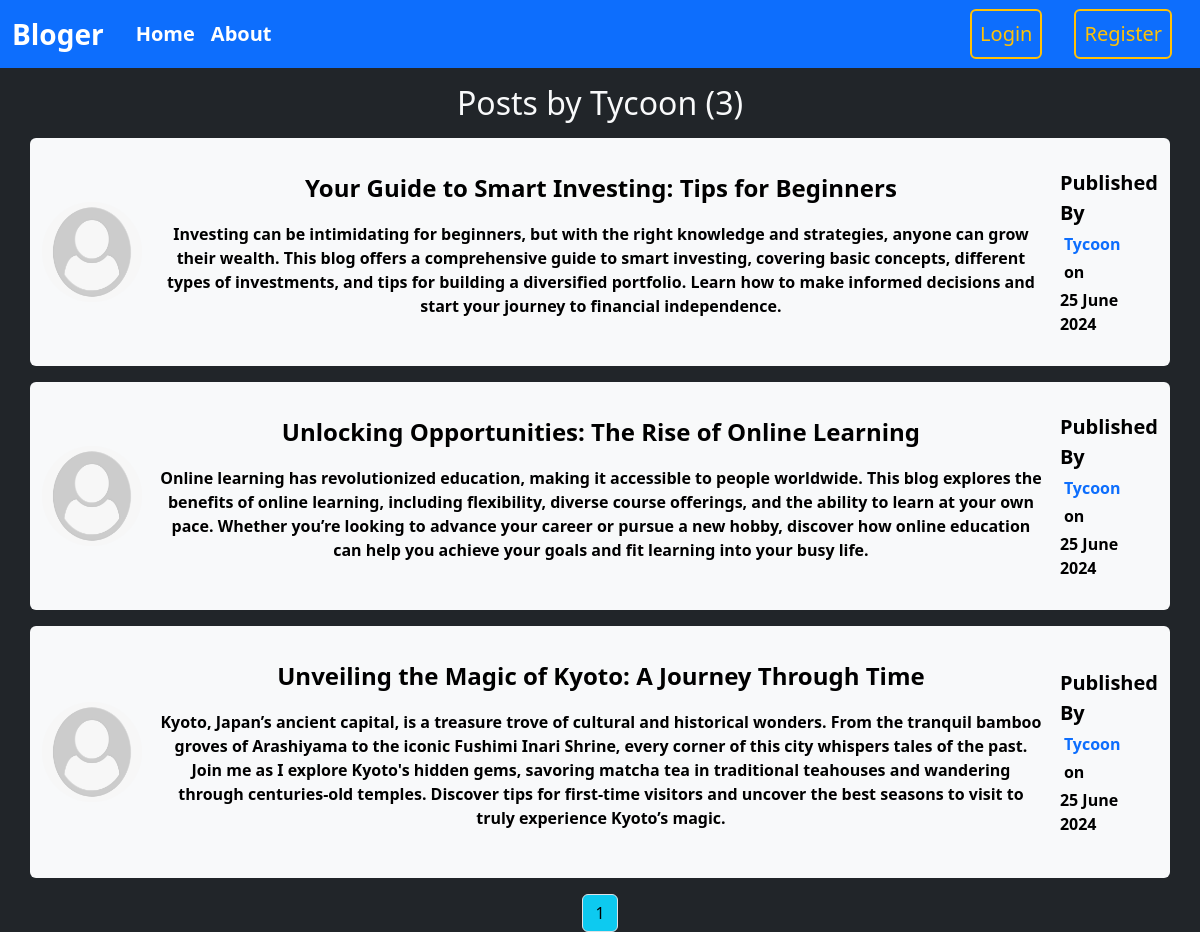
Page /user/Tycoon on the committed database.
### package/models.py (models this page shows, shortened)
class User(db.Model, UserMixin):
    id = db.Column(db.Integer, primary_key=True)
    username = db.Column(db.String(20), unique=True, nullable=False)
    email = db.Column(db.String(120), unique=True, nullable=False)
    image = db.Column(db.String(20), nullable=False, default="default.jpg")
    password = db.Column(db.String(60), nullable=False)
    posts = db.relationship("Post", backref="author", lazy=True)

class Post(db.Model):
    id = db.Column(db.Integer, primary_key=True)
    title = db.Column(db.String(100), nullable=False)
    date_posted = db.Column(db.DateTime, nullable=False, default = datetime.utcnow)
    content = db.Column(db.Text, nullable=False)
    user_id = db.Column(db.Integer, db.ForeignKey("user.id"), nullable=False)

### package/users/routes.py (the view)
@users.route("/user/<string:username>")
def user_post(username):
    pg = request.args.get("page", 1, type=int)
    user = User.query.filter_by(username=username).first_or_404()
    posts = Post.query.filter_by(author=user).order_by(Post.date_posted.desc()).paginate(per_page=3, page=pg)
    return render_template("user_posts.html", posts=posts, user=user)

### package/templates/user_posts.html
{% extends 'layouts.html' %}
{% block content %}
  <h2 class="text-center">Posts by {{user.username}} ({{posts.total}})</h2>
  {% for post in posts.items %}
    <div class="container bg-light rounded text-black d-flex py-3 justify-content-center my-3 flex-md-row flex-column">
      <div class="d-flex align-items-center justify-content-center">
        <img class="rounded-circle" src="{{ url_for('static', filename='profile_pics/' + post.author.image) }}" style="width: 100px;  height: 100px;" />
      </div>
      <div class="flex-fill text-center mx-3 py-3">
        <a class="title fs-4 text-decoration-none text-black" href="{{ url_for('posts.post', id=post.id) }}">{{ post.title }}</a>
        <p class="mt-3">{{ post.content }}</p>
      </div>
      <div class="d-flex flex-md-column justify-content-center flex-wrap">
        <p class="bold fw-4 fs-5 m-0">Published By</p>
        <a href="{{url_for("users.user_post", username=post.author.username)}}" class="text-decoration-none mx-1 pt-1">{{ post.author.username }}</a>
        <p class="m-0 pt-1 mx-1">on</p>
        <p class="pt-1 m-0">{{ post.date_posted.strftime('%d %B %Y') }}</p>
      </div>
    </div>
  {% endfor %}
  <div class="d-flex justify-content-center">
    {% for page in posts.iter_pages(left_edge=1, right_edge=1, left_current=1, right_current=2) %}
      {% if page %}
        {% if posts.page == page %}
          <a href="{{ url_for('users.user_post', page=page, username=user.username) }}" class="btn btn-info border boder-1 mx-1">{{ page }}</a>
        {% else %}
          <a href="{{ url_for('users.user_post', page=page, username=user.username) }}" class="btn btn-light border boder-1 mx-1">{{ page }}</a>
        {% endif %}
      {% else %}
        ...
      {% endif %}
    {% endfor %}
  </div>
{% endblock %}

### package/static/main.css (style rules this page uses)
body { margin: 0; padding: 0px 0px; height: 100vh; }

### rows in the picture
User: username "Tycoon"
Post: image (placeholder picture), title "Your Guide to Smart Investing: Tips for Beginners", content "Investing can be intimidating for beginners, but with the right knowledge and strategies, anyone can grow their wealth. This blog offers a comprehensive guide to smart investing, covering basic concepts, different types of investments, and tips for building a diversified portfolio. Learn how to make informed decisions and start your journey to financial independence.", author.username "Tycoon", date_posted "25 June 2024"
Post: image (placeholder picture), title "Unlocking Opportunities: The Rise of Online Learning", content "Online learning has revolutionized education, making it accessible to people worldwide. This blog explores the benefits of online learning, including flexibility, diverse course offerings, and the ability to learn at your own pace. Whether you’re looking to advance your career or pursue a new hobby, discover how online education can help you achieve your goals and fit learning into your busy life.", author.username "Tycoon", date_posted "25 June 2024"
Post: image (placeholder picture), title "Unveiling the Magic of Kyoto: A Journey Through Time", content "Kyoto, Japan’s ancient capital, is a treasure trove of cultural and historical wonders. From the tranquil bamboo groves of Arashiyama to the iconic Fushimi Inari Shrine, every corner of this city whispers tales of the past. Join me as I explore Kyoto's hidden gems, savoring matcha tea in traditional teahouses and wandering through centuries-old temples. Discover tips for first-time visitors and uncover the best seasons to visit to truly experience Kyoto’s magic.", author.username "Tycoon", date_posted "25 June 2024"

### other values in the picture
{{ posts.total }} "3"
{{ page }} "1"
